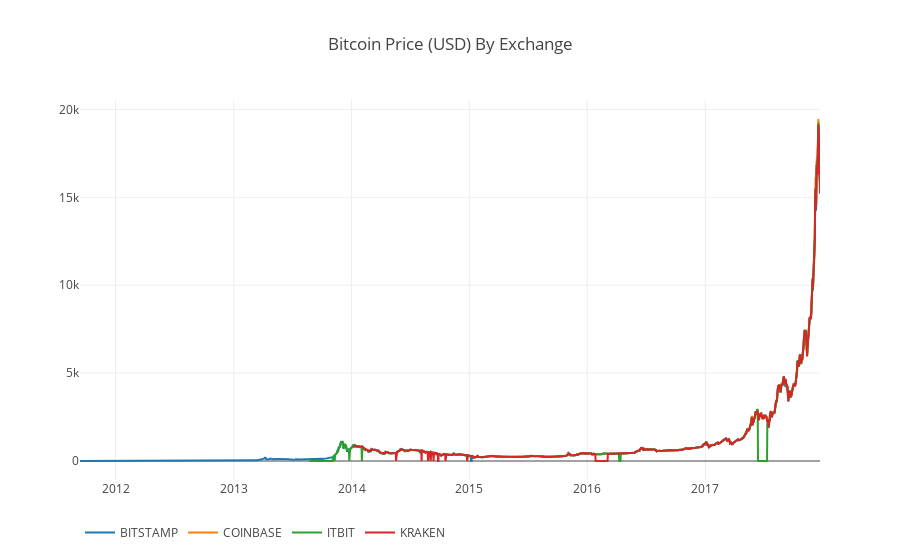

Notebook code for this chart:
### Markdown cell above
With the function defined, we can compare our pricing datasets like so.

### Code cell
# Plot all of the BTC exchange prices
df_scatter(btc_usd_datasets, 'Bitcoin Price (USD) By Exchange')

### Figure 1 — Plotly figure (JSON) as saved in the notebook; plotly's stock layout.template omitted (floating-point values rounded to 4 significant figures; data arrays with more than 128 entries replaced by an {"elided": "..."} marker saying what was removed)
{"data": [{"name": "BITSTAMP", "type": "scatter", "visible": "visible", "x": {"elided": "2293 str values"}, "y": {"elided": "2293 float values"}}, {"name": "COINBASE", "type": "scatter", "visible": "visible", "x": {"elided": "2293 str values"}, "y": {"elided": "2293 float values"}}, {"name": "ITBIT", "type": "scatter", "visible": "visible", "x": {"elided": "2293 str values"}, "y": {"elided": "2293 float values"}}, {"name": "KRAKEN", "type": "scatter", "visible": "visible", "x": {"elided": "2293 str values"}, "y": {"elided": "2293 float values"}}], "layout": {"legend": {"orientation": "h"}, "title": "Bitcoin Price (USD) By Exchange", "xaxis": {"type": "date"}, "yaxis": {"showticklabels": true, "title": "", "type": "linear"}}}
